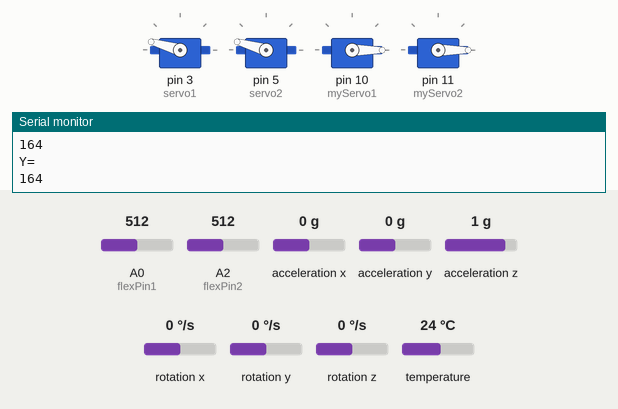
The sketch below on a simulated Arduino Uno, built with avr-gcc and run on an emulated ATmega328P. Shown: 4 × servo, the last lines printed to the serial monitor. The inputs (shaded band) are chosen by the test bench; at power-on: acceleration x 0 g, A0 (flexPin1) = 512, A2 (flexPin2) = 512, acceleration y 0 g, acceleration z 1 g, rotation x 0 °/s, rotation y 0 °/s, rotation z 0 °/s, temperature 24 °C.

Above: at 1.3 s.
1.4 s: acceleration x set to -0.3 g
At 2.2 s:
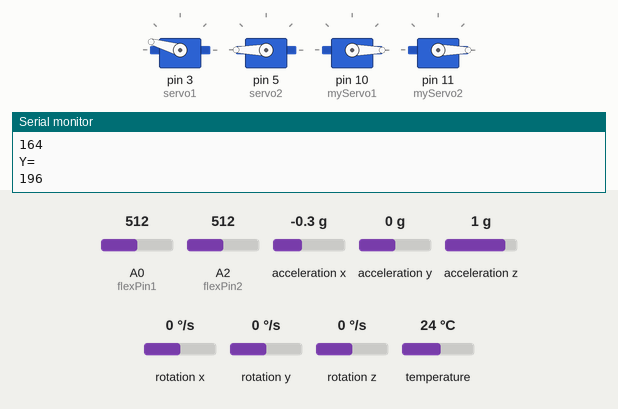
2.9 s: A0 (flexPin1) set to 992
At 3.3 s:
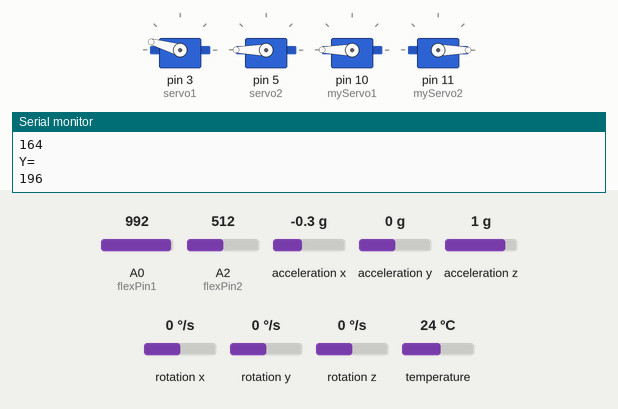
4.4 s: A2 (flexPin2) set to 992
At 5.6 s:
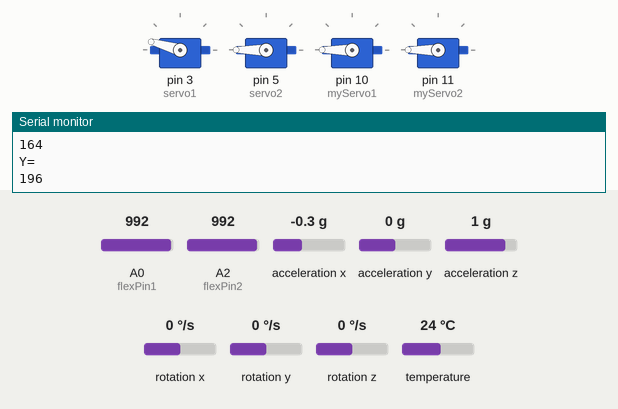
5.9 s: acceleration y set to -0.3 g
At 6.4 s:
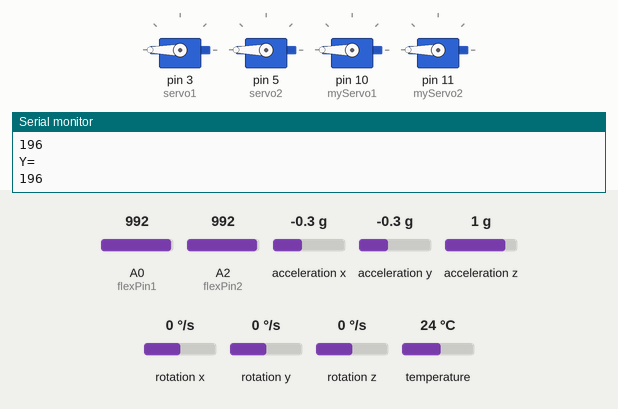
7.4 s: A0 (flexPin1) set to 716
At 8.0 s:
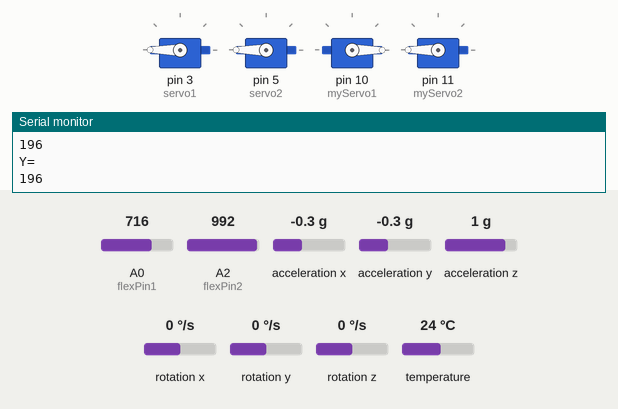
8.9 s: A2 (flexPin2) set to 716
At 9.9 s:
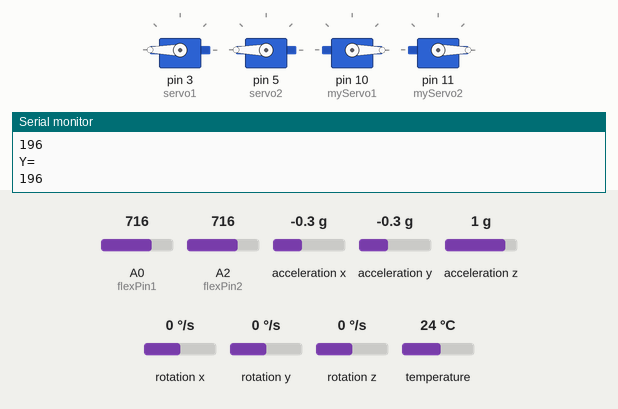
Timing chart, 0 to 11.4 s (numbered marks = the images above; inputs shaded):
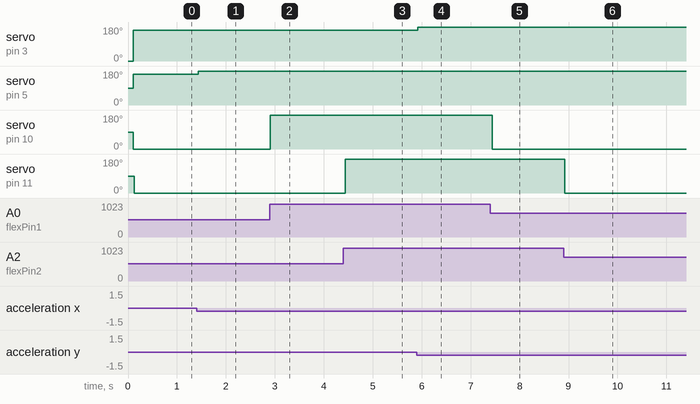

The sketch:

sketch_feb12a_copy_20220215141552.ino
```cpp
#include <Adafruit_MPU6050.h>
#include <Adafruit_Sensor.h>
#include <Wire.h>
#include <Servo.h>

Servo servo1;
Servo servo2;
Servo myServo1;
Servo myServo2;

const int flexPin1 = A0;
const int flexPin2 = A2;
Adafruit_MPU6050 srituhobby;

void setup(void) {
  Serial.begin(115200);
  servo1.attach(3);
  servo2.attach(5);
  myServo1.attach(10);
  myServo2.attach(11);


  Wire.begin();
  srituhobby.begin();
  servo1.write(0);

  srituhobby.setAccelerometerRange(MPU6050_RANGE_8_G);//2_G,4_G,8_G,16_G
  srituhobby.setGyroRange(MPU6050_RANGE_500_DEG);//250,500,1000,2000
  srituhobby.setFilterBandwidth(MPU6050_BAND_21_HZ);

  delay(100);
}

void loop() {

int flexValue1;
  int flexValue2;
  int servoPosition1;
  int servoPosition2;

  /* Get new sensor events with the readings */
  sensors_event_t a, g, temp;
  srituhobby.getEvent(&a, &g, &temp);

  int valueY = a.acceleration.y;

  valueY = map(valueY,  -1, 10, 180, 0);
  servo1.write(valueY);
  Serial.println("X=");
  Serial.println(valueY);


  srituhobby.getEvent(&a, &g, &temp);

  int valueX = a.acceleration.x;

  valueX = map(valueX,  -1, 10, 180, 0);
  servo2.write(valueX);
  Serial.println("Y=");
  Serial.println(valueX);


flexValue1 = analogRead(flexPin1);

  servoPosition1 = map(flexValue1, 800, 900, 0, 180);
  servoPosition1 = constrain(servoPosition1, 0, 180);

  myServo1.write(servoPosition1);

  delay(20);


  flexValue2 = analogRead(flexPin2);

  servoPosition2 = map(flexValue2, 800, 900, 0, 180);
  servoPosition2 = constrain(servoPosition2, 0, 180);

  myServo2.write(servoPosition2);

  delay(20);

}
```

Measured:
- the behaviour switches between -0.1 and -0.2 g on acceleration x (found by bisection; images 0 and 1)
- the behaviour switches between -0.1 and -0.2 g on acceleration y (found by bisection; images 3 and 4)
- after the input at 1.4 s, servo on pin 5 (servo2): 164° → 180° at once
- after the input at 2.9 s, servo on pin 10 (myServo1): 0° → 180° at once
- after the input at 4.4 s, servo on pin 11 (myServo2): 0° → 180° at once
- after the input at 5.9 s, servo on pin 3 (servo1): 164° → 180° at once
- after the input at 7.4 s, servo on pin 10 (myServo1): 180° → 0° at once
- after the input at 8.9 s, servo on pin 11 (myServo2): 180° → 0° at once
